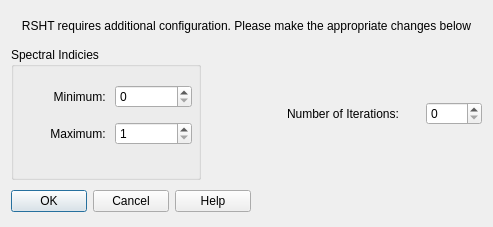
<?xml version="1.0" encoding="UTF-8"?>
<ui version="4.0">
 <class>rshtDialog</class>
 <widget class="QDialog" name="rshtDialog">
  <property name="geometry">
   <rect>
    <x>0</x>
    <y>0</y>
    <width>493</width>
    <height>227</height>
   </rect>
  </property>
  <property name="windowTitle">
   <string>Dialog</string>
  </property>
  <layout class="QVBoxLayout" name="verticalLayout_2">
   <item>
    <widget class="QLabel" name="title">
     <property name="minimumSize">
      <size>
       <width>470</width>
       <height>30</height>
      </size>
     </property>
     <property name="text">
      <string>&lt;html&gt;&lt;head/&gt;&lt;body&gt;&lt;p&gt;RSHT requires additional configuration. Please make the appropriate changes below&lt;/p&gt;&lt;/body&gt;&lt;/html&gt;</string>
     </property>
     <property name="alignment">
      <set>Qt::AlignCenter</set>
     </property>
     <property name="wordWrap">
      <bool>true</bool>
     </property>
    </widget>
   </item>
   <item>
    <layout class="QHBoxLayout" name="horizontalLayout">
     <item>
      <widget class="QGroupBox" name="spectrumBox">
       <property name="minimumSize">
        <size>
         <width>190</width>
         <height>90</height>
        </size>
       </property>
       <property name="title">
        <string>Spectral Indicies</string>
       </property>
       <widget class="QWidget" name="layoutWidget">
        <property name="geometry">
         <rect>
          <x>20</x>
          <y>30</y>
          <width>161</width>
          <height>76</height>
         </rect>
        </property>
        <layout class="QGridLayout" name="gridLayout">
         <item row="0" column="0">
          <widget class="QLabel" name="minLabel">
           <property name="text">
            <string>Minimum: </string>
           </property>
           <property name="alignment">
            <set>Qt::AlignRight|Qt::AlignTrailing|Qt::AlignVCenter</set>
           </property>
          </widget>
         </item>
         <item row="0" column="1">
          <widget class="QSpinBox" name="minBox">
           <property name="maximum">
            <number>12287</number>
           </property>
          </widget>
         </item>
         <item row="1" column="0">
          <widget class="QLabel" name="maxLabel">
           <property name="text">
            <string>Maximum: </string>
           </property>
           <property name="alignment">
            <set>Qt::AlignRight|Qt::AlignTrailing|Qt::AlignVCenter</set>
           </property>
          </widget>
         </item>
         <item row="1" column="1">
          <widget class="QSpinBox" name="maxBox">
           <property name="minimum">
            <number>1</number>
           </property>
           <property name="maximum">
            <number>12287</number>
           </property>
          </widget>
         </item>
        </layout>
       </widget>
      </widget>
     </item>
     <item>
      <spacer name="horizontalSpacer">
       <property name="orientation">
        <enum>Qt::Horizontal</enum>
       </property>
       <property name="sizeHint" stdset="0">
        <size>
         <width>91</width>
         <height>78</height>
        </size>
       </property>
      </spacer>
     </item>
     <item>
      <layout class="QVBoxLayout" name="verticalLayout">
       <item>
        <spacer name="verticalSpacer_2">
         <property name="orientation">
          <enum>Qt::Vertical</enum>
         </property>
         <property name="sizeHint" stdset="0">
          <size>
           <width>20</width>
           <height>34</height>
          </size>
         </property>
        </spacer>
       </item>
       <item>
        <layout class="QFormLayout" name="formLayout">
         <item row="0" column="0">
          <widget class="QLabel" name="iterationLabel">
           <property name="minimumSize">
            <size>
             <width>133</width>
             <height>22</height>
            </size>
           </property>
           <property name="text">
            <string>Number of Iterations:</string>
           </property>
          </widget>
         </item>
         <item row="0" column="1">
          <widget class="QSpinBox" name="iterationBox">
           <property name="minimumSize">
            <size>
             <width>56</width>
             <height>22</height>
            </size>
           </property>
           <property name="maximum">
            <number>6</number>
           </property>
          </widget>
         </item>
        </layout>
       </item>
       <item>
        <spacer name="verticalSpacer">
         <property name="orientation">
          <enum>Qt::Vertical</enum>
         </property>
         <property name="sizeHint" stdset="0">
          <size>
           <width>20</width>
           <height>34</height>
          </size>
         </property>
        </spacer>
       </item>
      </layout>
     </item>
    </layout>
   </item>
   <item>
    <layout class="QHBoxLayout" name="buttonLayout">
     <item>
      <widget class="QDialogButtonBox" name="buttonBox">
       <property name="minimumSize">
        <size>
         <width>240</width>
         <height>30</height>
        </size>
       </property>
       <property name="orientation">
        <enum>Qt::Horizontal</enum>
       </property>
       <property name="standardButtons">
        <set>QDialogButtonBox::Cancel|QDialogButtonBox::Help|QDialogButtonBox::Ok</set>
       </property>
      </widget>
     </item>
     <item>
      <spacer name="buttonSpacer">
       <property name="orientation">
        <enum>Qt::Horizontal</enum>
       </property>
       <property name="sizeHint" stdset="0">
        <size>
         <width>348</width>
         <height>20</height>
        </size>
       </property>
      </spacer>
     </item>
    </layout>
   </item>
  </layout>
 </widget>
 <resources/>
 <connections>
  <connection>
   <sender>buttonBox</sender>
   <signal>accepted()</signal>
   <receiver>rshtDialog</receiver>
   <slot>accept()</slot>
   <hints>
    <hint type="sourcelabel">
     <x>248</x>
     <y>254</y>
    </hint>
    <hint type="destinationlabel">
     <x>157</x>
     <y>274</y>
    </hint>
   </hints>
  </connection>
  <connection>
   <sender>buttonBox</sender>
   <signal>rejected()</signal>
   <receiver>rshtDialog</receiver>
   <slot>reject()</slot>
   <hints>
    <hint type="sourcelabel">
     <x>316</x>
     <y>260</y>
    </hint>
    <hint type="destinationlabel">
     <x>286</x>
     <y>274</y>
    </hint>
   </hints>
  </connection>
 </connections>
</ui>
